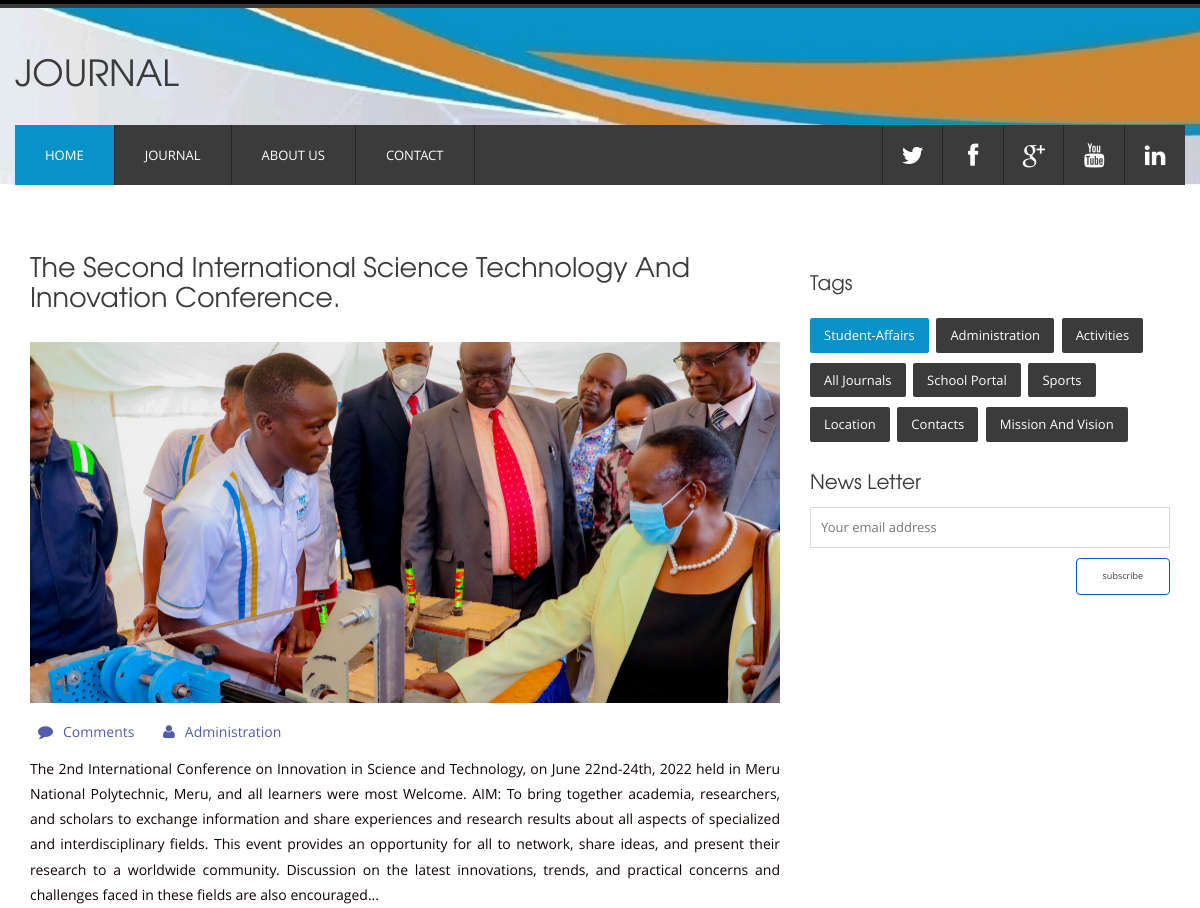
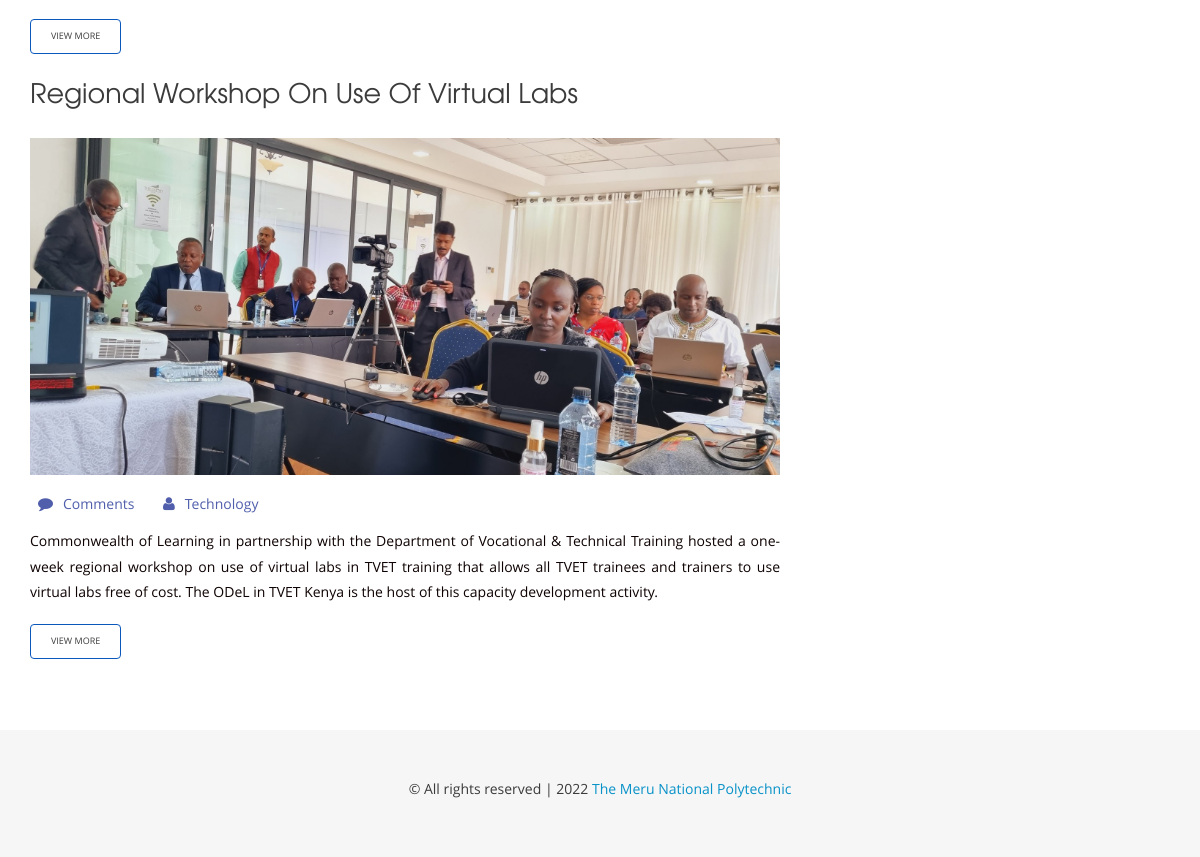
The page / on the database its author committed (2 pictures, top to bottom).
### posts/models.py (models this page shows, shortened)
class Post(models.Model):
    category = models.ForeignKey(Category, on_delete=models.SET_NULL, null=True, blank=True)
    title = models.CharField(max_length=200, null=False, blank=False)
    image = models.ImageField(null = False, blank = False)
    imgdesc = models.TextField()
    details = models.TextField()

class Category(models.Model):
    name = models.CharField(max_length=100, null=False, blank=False)

### posts/views.py (the view)
# urls.py: 2. Add a URL to urlpatterns:  path('', views.home, name='home')
def home(request):
    categories = Category.objects.all()
    posts = Post.objects.all()
    context = {'categories': categories, 'posts': posts}
    return render(request,'posts/home.html', context)

### posts/templates/posts/home.html (shortened to what this page needs)
{% load static %}
<!DOCTYPE HTML>
<html>
<head>
<link href="{% static 'css/bootstrap.min.css' %}" rel='stylesheet' type='text/css' />
<link href="{% static 'css/bootstrap.css' %}" rel='stylesheet' type='text/css' />
<link href="{% static 'css/style.css' %}" rel="stylesheet" type="text/css" media="all" />
   	<link rel="stylesheet" href="{% static 'fonts/css/font-awesome.min.css' %}">
</head>
<body>
<div class="header_bg1">
<div class="container">
	<div class="row header">
		<div class="logo navbar-left">
			<h1><a href="{% url 'journal' %}">Journal </a></h1>
		</div>
		<div class="clearfix"></div>
	</div>
	<div class="row h_menu">
		<nav class="navbar navbar-default navbar-left" role="navigation">
		    <div class="collapse navbar-collapse" id="bs-example-navbar-collapse-1">
				<ul class="nav navbar-nav">
					<li class="active"><a href="{% url 'home' %}">Home</a></li>
					<li><a href="{% url 'journal' %}">Journal</a></li>
					<li><a href="{% url 'about' %}">About Us</a></li>
					<li><a href="{% url 'contact' %}">Contact</a></li>
				  </ul>
		    </div>
		</nav>
		<div class="soc_icons navbar-right">
			<ul class="list-unstyled text-center">
				<li><a href="https://twitter.com/MeruNPRFTI?ref_src=twsrc%5Egoogle%7Ctwcamp%5Eserp%7Ctwgr%5Eauthor"><i class="fa fa-twitter"></i></a></li>
				<li><a href="https://web.facebook.com/merupoly"><i class="fa fa-facebook"></i></a></li>
				<li><a href="#"><i class="fa fa-google-plus"></i></a></li>
				<li><a href="https://www.youtube.com/channel/UCoHIvGKEExU2G3bxKyBaugw"><i class="fa fa-youtube"></i></a></li>
				<li><a href="#"><i class="fa fa-linkedin"></i></a></li>
			</ul>
		</div>
	</div>
</div>
</div>
<div class="main_bg">
	<div class="container">
		<div class="main row">
			<div class="col-md-8 blog_left">
				{% for post in posts %}
				<h4><a href="single-page.html">{{post.title}} </a></h4>
				<a href="single-page.html"><img src="{{ post.image.url }}" alt="" class="blog_img img-responsive"/></a>
				<div class="blog_list">
					  <ul class="list-unstyled">
						<li><a href="#"><i class="fa fa-comment"></i><span>Comments</span></a></li>
				  		<li><a href="#"><i class="fa fa-user"></i><span>{{post.category.name}}</span></a></li>
					  </ul>
				</div>
				<p class="para">{{post.details}}</p>
				<div class="read_more">
					<a href="{% url 'post' post.id %}" class="fa-btn btn-1 btn-1e">view more</a>
				</div>
				{% empty %}
				<h3>No Posts...</h3>
				{% endfor %}
			</div>
			<div class="col-md-4 blog_right">
				<ul class="tag_nav list-unstyled">
					<h4>tags</h4>
						<li class="active"><a href="https://www.merunationalpolytechnic.ac.ke/index.php/student-affairs">student-affairs</a></li>
						<li><a href="http://www.merunationalpolytechnic.ac.ke/">administration</a></li>
						<li><a href="{% url 'journal' %}">activities</a></li>
						<li><a href="{% url 'journal' %}">all journals</a></li>
						<li><a href="https://portal.mnp.ac.ke/login/sign-in">school portal</a></li>
						<li><a href="#">sports</a></li>
						<li><a href="{% url 'contact' %}">location</a></li>
						<li><a href="{% url 'contact' %}">contacts</a></li>
						<li><a href="{% url 'about' %}">mission and vision</a></li>
				</ul>
				<div class="news_letter">
					<h4>news letter</h4>
						<form>
							<span><input type="text" placeholder="Your email address"></span>
							<span  class="pull-right fa-btn btn-1 btn-1e"><input type="submit" value="subscribe"></span>
						</form>
				</div>
			</div>
			<div class="clearfix"></div>
		</div>
	</div>
</div>
<div class="footer_bg">
	<div class="container">
		<div class="row  footer">
			<div class="copy text-center">
				<p class="link"><span>&#169; All rights reserved | 2022<a href="http://www.merunationalpolytechnic.ac.ke/index.php"> The Meru National Polytechnic</a></span></p>
			</div>
		</div>
	</div>
</div>
</body>
</html>

### rows shown on the page
Post: title "The Second International Science Technology And Innovation Conference.", image (picture), category.name "Administration", details "The 2nd International Conference on Innovation in Science and Technology, on June 22nd-24th, 2022 held in Meru National Polytechnic, Meru, and all learners were most Welcome. AIM: To bring together academia, researchers, and scholars to exchange information and share experiences and research results about all aspects of specialized and interdisciplinary fields. This event provides an opportunity for all to network, share ideas, and present their research to a worldwide community. Discussion on the latest innovations, trends, and practical concerns and challenges faced in these fields are also encouraged..."
Post: title "Regional Workshop On Use Of Virtual Labs", image (picture), category.name "Technology", details "Commonwealth of Learning in partnership with the Department of Vocational & Technical Training hosted a one-week regional workshop on use of virtual labs in TVET training that allows all TVET trainees and trainers to use virtual labs free of cost. The ODeL in TVET Kenya is the host of this capacity development activity."
